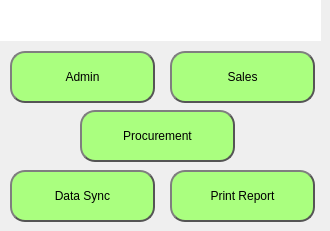
   <widget class="QWidget" name="page_main_menu">
    <widget class="QLabel" name="label_20">
     <property name="geometry">
      <rect>
       <x>0</x>
       <y>0</y>
       <width>321</width>
       <height>41</height>
      </rect>
     </property>
     <property name="styleSheet">
      <string notr="true">background-color:white;
image: url(:/img/img/dairypos_small.png);</string>
     </property>
     <property name="text">
      <string/>
     </property>
    </widget>
    <widget class="QPushButton" name="pushButton_sales">
     <property name="geometry">
      <rect>
       <x>170</x>
       <y>51</y>
       <width>145</width>
       <height>52</height>
      </rect>
     </property>
     <property name="styleSheet">
      <string notr="true">QPushButton {
	
	background-color: rgb(170, 255, 127);
	color: black;
    color: black;
	font: 75 12pt &quot;Century Schoolbook L&quot;;
    border: 2px solid #555;
    border-radius: 15px;
    border-style: outset;
    padding: 5px;
    }

QPushButton:hover {
    background: qradialgradient(
        cx: 0.3, cy: -0.4, fx: 0.3, fy: -0.4,
        radius: 1.35, stop: 0 #fff, stop: 1 #ffaa7f
        );
    }

QPushButton:pressed {
    border-style: inset;
    background: qradialgradient(
        cx: 0.4, cy: -0.1, fx: 0.4, fy: -0.1,
        radius: 1.35, stop: 0 #fff, stop: 1 #ddd
        );
	

    }
</string>
     </property>
     <property name="text">
      <string>Sales</string>
     </property>
     <property name="icon">
      <iconset resource="thumbnails.qrc">
       <normaloff>:/img/img/computer-icons-shopping-cart-software-buying-and-selling-e1271e33ad990c92105c1ecc8c0b5535.png</normaloff>:/img/img/computer-icons-shopping-cart-software-buying-and-selling-e1271e33ad990c92105c1ecc8c0b5535.png</iconset>
     </property>
     <property name="iconSize">
      <size>
       <width>35</width>
       <height>40</height>
      </size>
     </property>
    </widget>
    <widget class="QPushButton" name="pushButton_procurement">
     <property name="geometry">
      <rect>
       <x>80</x>
       <y>110</y>
       <width>155</width>
       <height>52</height>
      </rect>
     </property>
     <property name="styleSheet">
      <string notr="true">QPushButton {
	
	background-color: rgb(170, 255, 127);
	color: black;
    color: black;
	font: 75 12pt &quot;Century Schoolbook L&quot;;
    border: 2px solid #555;
    border-radius: 15px;
    border-style: outset;
    padding: 5px;
    }

QPushButton:hover {
    background: qradialgradient(
        cx: 0.3, cy: -0.4, fx: 0.3, fy: -0.4,
        radius: 1.35, stop: 0 #fff, stop: 1 #ffaa7f
        );
    }

QPushButton:pressed {
    border-style: inset;
    background: qradialgradient(
        cx: 0.4, cy: -0.1, fx: 0.4, fy: -0.1,
        radius: 1.35, stop: 0 #fff, stop: 1 #ddd
        );
	

    }
</string>
     </property>
     <property name="text">
      <string>Procurement</string>
     </property>
     <property name="icon">
      <iconset resource="thumbnails.qrc">
       <normaloff>:/img/img/beaker-science-test-tube-chemistry-clip-art-acid-cliparts-caaf4610e23fb14e02edabd638e01e23.png</normaloff>:/img/img/beaker-science-test-tube-chemistry-clip-art-acid-cliparts-caaf4610e23fb14e02edabd638e01e23.png</iconset>
     </property>
     <property name="iconSize">
      <size>
       <width>35</width>
       <height>40</height>
      </size>
     </property>
    </widget>
    <widget class="QPushButton" name="pushButton_admin">
     <property name="geometry">
      <rect>
       <x>10</x>
       <y>51</y>
       <width>145</width>
       <height>52</height>
      </rect>
     </property>
     <property name="styleSheet">
      <string notr="true">QPushButton {
	
	background-color: rgb(170, 255, 127);
	color: black;
    color: black;
	font: 75 12pt &quot;Century Schoolbook L&quot;;
    border: 2px solid #555;
    border-radius: 15px;
    border-style: outset;
    padding: 5px;
    }

QPushButton:hover {
    background: qradialgradient(
        cx: 0.3, cy: -0.4, fx: 0.3, fy: -0.4,
        radius: 1.35, stop: 0 #fff, stop: 1 #ffaa7f
        );
    }

QPushButton:pressed {
    border-style: inset;
    background: qradialgradient(
        cx: 0.4, cy: -0.1, fx: 0.4, fy: -0.1,
        radius: 1.35, stop: 0 #fff, stop: 1 #ddd
        );
	

    }
</string>
     </property>
     <property name="text">
      <string>Admin</string>
     </property>
     <property name="icon">
      <iconset resource="thumbnails.qrc">
       <normaloff>:/img/img/computer-icons-icon-design-business-administration-clip-art-admin-icon-f25cc55ba80cfa855c8b502bf3a4198c.png</normaloff>:/img/img/computer-icons-icon-design-business-administration-clip-art-admin-icon-f25cc55ba80cfa855c8b502bf3a4198c.png</iconset>
     </property>
     <property name="iconSize">
      <size>
       <width>40</width>
       <height>40</height>
      </size>
     </property>
    </widget>
    <widget class="QPushButton" name="pushButton_report">
     <property name="geometry">
      <rect>
       <x>170</x>
       <y>170</y>
       <width>145</width>
       <height>52</height>
      </rect>
     </property>
     <property name="styleSheet">
      <string notr="true">QPushButton {
	
	background-color: rgb(170, 255, 127);
	color: black;
    color: black;
	font: 75 12pt &quot;Century Schoolbook L&quot;;
    border: 2px solid #555;
    border-radius: 15px;
    border-style: outset;
    padding: 5px;
    }

QPushButton:hover {
    background: qradialgradient(
        cx: 0.3, cy: -0.4, fx: 0.3, fy: -0.4,
        radius: 1.35, stop: 0 #fff, stop: 1 #ffaa7f
        );
    }

QPushButton:pressed {
    border-style: inset;
    background: qradialgradient(
        cx: 0.4, cy: -0.1, fx: 0.4, fy: -0.1,
        radius: 1.35, stop: 0 #fff, stop: 1 #ddd
        );
	

    }
</string>
     </property>
     <property name="text">
      <string>Print Report</string>
     </property>
     <property name="icon">
      <iconset resource="thumbnails.qrc">
       <normaloff>:/img/img/computer-icons-test-report-business-others-f65cdf2da6dffb11c2e0ae47dc46b350.png</normaloff>:/img/img/computer-icons-test-report-business-others-f65cdf2da6dffb11c2e0ae47dc46b350.png</iconset>
     </property>
     <property name="iconSize">
      <size>
       <width>35</width>
       <height>40</height>
      </size>
     </property>
    </widget>
    <widget class="QPushButton" name="pushButton_data_sync">
     <property name="geometry">
      <rect>
       <x>10</x>
       <y>170</y>
       <width>145</width>
       <height>52</height>
      </rect>
     </property>
     <property name="styleSheet">
      <string notr="true">QPushButton {
	
	background-color: rgb(170, 255, 127);
	color: black;
    color: black;
	font: 75 12pt &quot;Century Schoolbook L&quot;;
    border: 2px solid #555;
    border-radius: 15px;
    border-style: outset;
    padding: 5px;
    }

QPushButton:hover {
    background: qradialgradient(
        cx: 0.3, cy: -0.4, fx: 0.3, fy: -0.4,
        radius: 1.35, stop: 0 #fff, stop: 1 #ffaa7f
        );
    }

QPushButton:pressed {
    border-style: inset;
    background: qradialgradient(
        cx: 0.4, cy: -0.1, fx: 0.4, fy: -0.1,
        radius: 1.35, stop: 0 #fff, stop: 1 #ddd
        );
	

    }
</string>
     </property>
     <property name="text">
      <string>Data Sync</string>
     </property>
     <property name="icon">
      <iconset resource="thumbnails.qrc">
       <normaloff>:/img/img/vgdpujka87qqt3nlqshv21arcj-01374b1977dbd75d57cfe1d2d8215839.png</normaloff>:/img/img/vgdpujka87qqt3nlqshv21arcj-01374b1977dbd75d57cfe1d2d8215839.png</iconset>
     </property>
     <property name="iconSize">
      <size>
       <width>40</width>
       <height>40</height>
      </size>
     </property>
    </widget>
    <zorder>pushButton_report</zorder>
    <zorder>pushButton_data_sync</zorder>
    <zorder>label_20</zorder>
    <zorder>pushButton_sales</zorder>
    <zorder>pushButton_admin</zorder>
    <zorder>pushButton_procurement</zorder>
   </widget>
